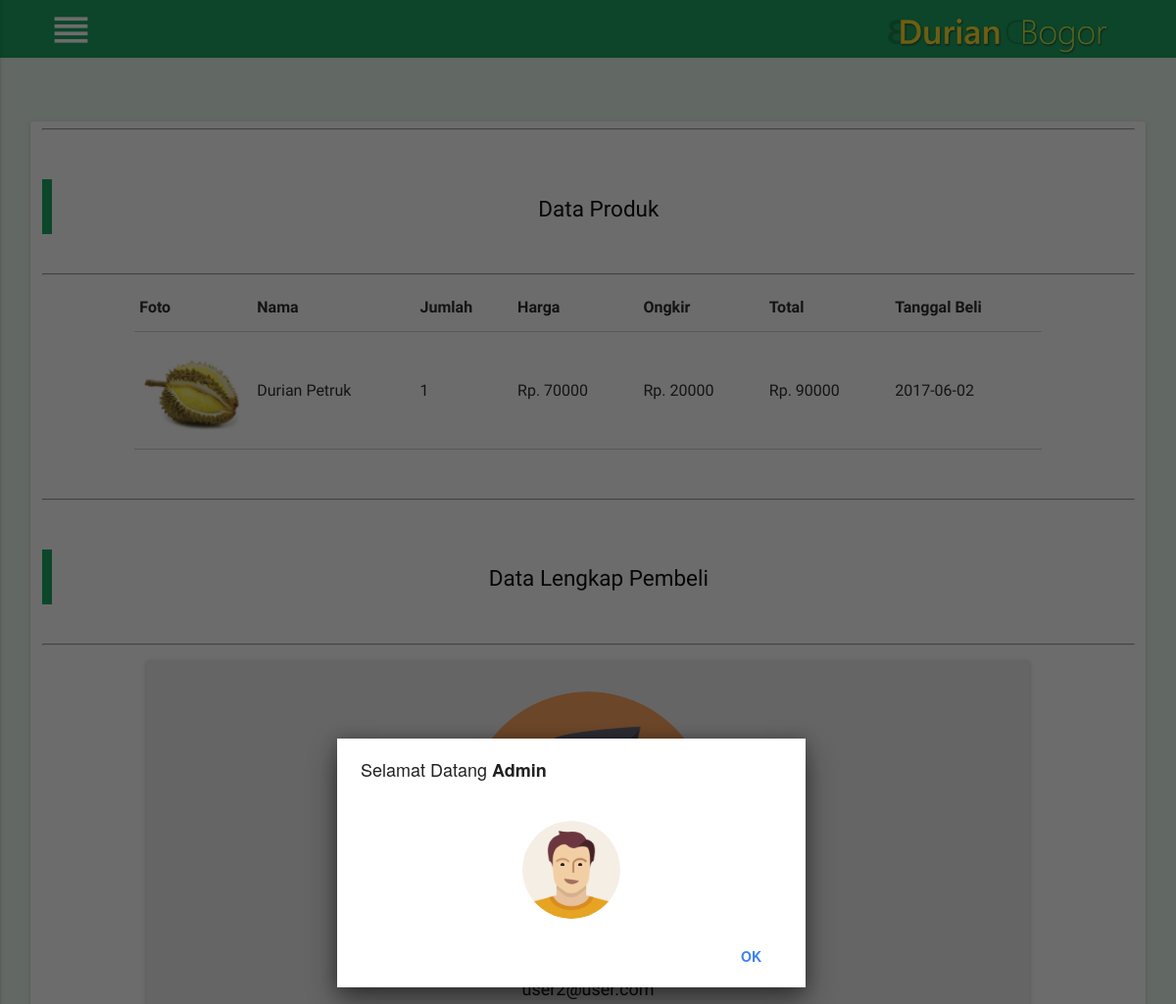
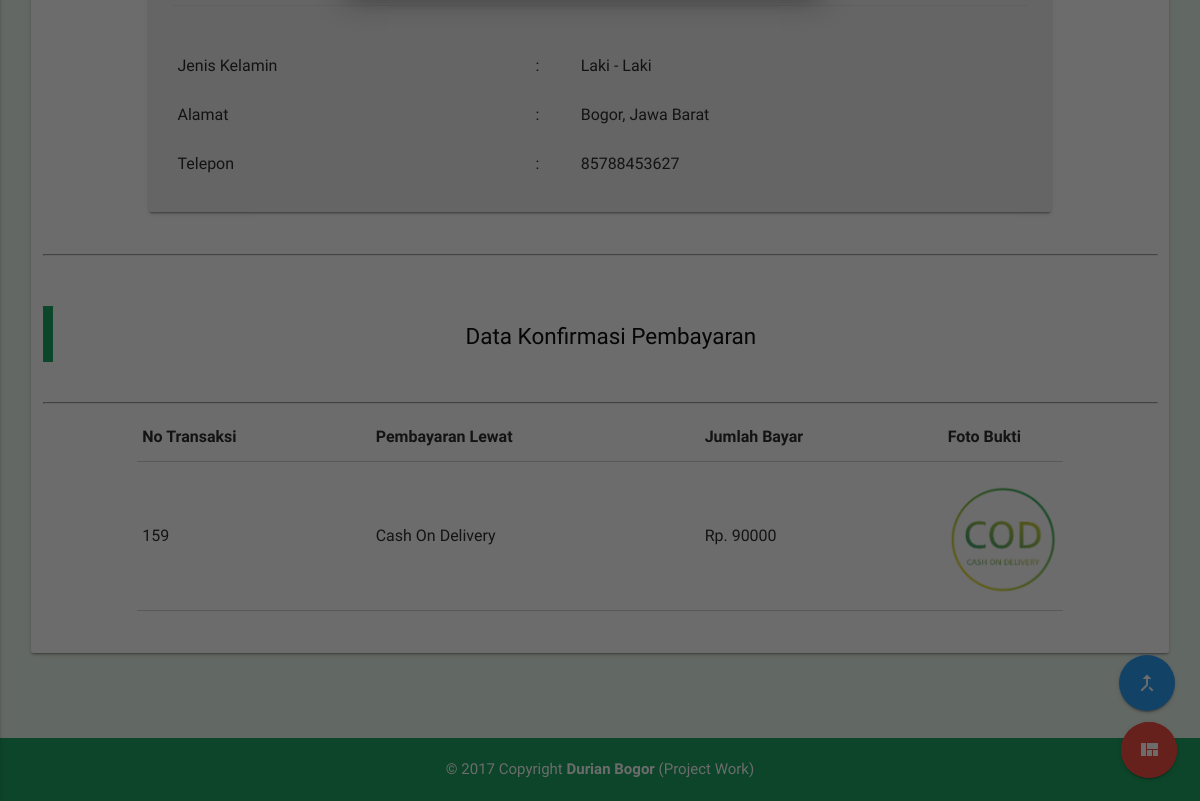
Page /admin/show/show_detail_transaksi?id_transaksi=159 (signed in) on the committed database (2 pictures, top to bottom).
### tables this page shows
CREATE TABLE `tb_transaksi` (
  `id_transaksi` int(20) NOT NULL,
  `id_cart` int(8) NOT NULL,
  `id_produk` int(8) NOT NULL,
  `id_user` int(20) NOT NULL,
  `jumlah` int(10) NOT NULL,
  `total` varchar(20) NOT NULL,
  `tanggal_transaksi` varchar(30) NOT NULL,
  `pembayaran` varchar(20) NOT NULL,
  `status` varchar(30) NOT NULL,
  `foto` varchar(100) NOT NULL,
  `expired` date NOT NULL
);

CREATE TABLE `tb_produk` (
  `id_produk` int(8) NOT NULL,
  `produk` varchar(50) NOT NULL,
  `jenis` varchar(40) NOT NULL,
  `ukuran` varchar(20) NOT NULL,
  `harga` varchar(20) NOT NULL,
  `foto` varchar(100) NOT NULL,
  `stok` int(8) NOT NULL,
  `asal` varchar(20) NOT NULL,
  `tanggal_post` varchar(40) NOT NULL,
  `deskripsi` varchar(100) NOT NULL,
  `terjual` int(8) NOT NULL,
  `view` int(10) NOT NULL
);

CREATE TABLE `tb_user` (
  `id_user` int(20) NOT NULL,
  `name` varchar(100) NOT NULL,
  `password` varchar(100) NOT NULL,
  `jenis_kelamin` varchar(30) NOT NULL,
  `email` varchar(50) NOT NULL,
  `alamat` varchar(200) NOT NULL,
  `telepon` varchar(15) NOT NULL,
  `foto` varchar(100) NOT NULL
);

### config/base_url.php (called while the page is built, shortened)
<?php
	$base_url="http://localhost/e-commerce_durianbogor/";
 ?>

### admin/show/show_detail_transaksi.php (the view, shortened to what this page needs)
<?php include'../include/header.php'; ?>
<?php include'../include/nav.php'; ?>
<?php include'../include/back_to_top.php'; ?>
<?php include'../include/icon_action.php'; ?>
<br><br>
<div class="conta" style="min-height:400px;">
    <div class="row">
      <div class="col s12">
        <div class="row white  radius z-depth-1">
          <div class="col s12">
            <div class="row"><hr><br>
              <blockquote>
                <h4 class="black-text center">Data Produk</h4>
              </blockquote>
            </div><hr>
          </div>
          <div class="col s12 m1 l1">
          </div>
          <div class="col s12 m10 black-text">
            <div class="row">
              <table class="bordered responsive-table">
                <thead>
                  <tr>
                    <th>Foto</th>
                    <th>Nama</th>
                    <th>Jumlah</th>
                    <th>Harga</th>
                    <th>Ongkir</th>
                    <th>Total</th>
                    <th>Tanggal Beli</th>
                  </tr>
                </thead>
                <tbody>
                  <?php
                      $id_transaksi=$_GET['id_transaksi'];
    									$query="SELECT
                            tb_transaksi.jumlah,
                            tb_transaksi.total,
                            tb_transaksi.tanggal_transaksi,
                            tb_produk.produk,
                            tb_produk.foto,
                            tb_produk.harga
                            FROM
                            tb_transaksi,
                            tb_produk
                            WHERE
                            tb_transaksi.id_transaksi=$id_transaksi
                            AND
                            tb_transaksi.id_produk=tb_produk.id_produk ";
    									$trans=mysqli_query($con,$query);
    									while($hasil=mysqli_fetch_assoc($trans)):
                        $ongkir=20000;
                   ?>
                  <tr>
                    <td style="width:120px; height:120px;"><img class="materialboxed responsive-img" src="<?php echo $base_url; ?>assets/images/produk/<?php echo $hasil ['foto'];?>"></td>
                    <td><?php echo $hasil['produk']; ?></td>
                    <td><?php echo $hasil['jumlah']; ?></td>
                    <td>Rp. <?php echo $hasil['harga']; ?></td>
                    <?php if ($hasil['total']<100000){ ?>
                      <td>Rp. <?php echo $ongkir; ?></td>
                    <?php } else { ?>
                      <td>Rp. 0</td>
                    <?php } ?>
                    <td>Rp. <?php echo $hasil['total']; ?></td>
                    <td><?php echo $hasil['tanggal_transaksi']; ?></td>
                  </tr>
                  <?php endwhile ?>
                </tbody>
              </table><br>
            </div>
          </div>
          <div class="col s1 m1 l1">
          </div>
          <div class="col s12">
            <div class="row"><hr><br>
              <blockquote>
                <h4 class="black-text center">Data Lengkap Pembeli</h4>
              </blockquote>
            </div><hr>
          </div>
          <div class="col s1 m1 l1">
          </div>
          <div class="col s12 m10 l10 black-text">
            <div class="row">
              <div class="col s12">
                <?php
                    $id_transaksi=$_GET['id_transaksi'];
                    $query="SELECT
                            tb_user.foto,
                            tb_user.name,
                            tb_user.email,
                            tb_user.alamat,
                            tb_user.telepon,
                            tb_user.jenis_kelamin
                            FROM
                            tb_transaksi,
                            tb_user
                            WHERE
                            tb_transaksi.id_transaksi=$id_transaksi
                            AND
                            tb_transaksi.id_user=tb_user.id_user ";
                    $trans=mysqli_query($con,$query);
                    while($hasil=mysqli_fetch_assoc($trans)):
                 ?>
                <div class="card-panel grey lighten-3">
                  <center><a href="#!user"><img class="materialboxed responsive-img circle" src="<?php echo $base_url; ?>assets/images/user/<?php echo $hasil ['foto'];?>"></a></center>
                  <center><h5><a href="#!name"><span class="black-text name"><?php echo $hasil['name']; ?></span></a></h5></center>
                  <center><h5><a href="#!email"><span class="black-text email"><?php echo $hasil['email']; ?></span></a></h5></center>
                  <div class="divider"></div><br>
                  <table>
                    <tbody>
                      <tr>
                        <h5 class="black-text"><td>Jenis Kelamin</td> <td>:</td> <td><?php echo $hasil['jenis_kelamin']; ?></td></h5>
                      </tr>
                      <tr>
                        <h5 class="black-text"><td>Alamat</td> <td>:</td> <td><?php echo $hasil['alamat']; ?></td></h5>
                      </tr>
                      <tr>
                        <h5 class="black-text"><td>Telepon</td> <td>:</td> <td><?php echo $hasil['telepon']; ?></td></h5>
                      </tr>
                    </tbody>
                  </table>
                </div>
              <?php endwhile ?>
              </div>
            </div>
          </div>
          <div class="col m1 l1">
          </div>
          <div class="col s12">
            <div class="row"><hr><br>
              <blockquote>
                <h4 class="black-text center">Data Konfirmasi Pembayaran</h4>
              </blockquote>
            </div><hr>
          </div>
          <div class="col s1 m1 l1">
          </div>
          <div class="col s12 m10 black-text">
            <div class="row">
            <table class="bordered responsive-table">
              <thead>
                <tr>
                  <th>No Transaksi</th>
                  <th>Pembayaran Lewat</th>
                  <th>Jumlah Bayar</th>
                  <th>Foto Bukti</th>
                  </tr>
                </thead>
                <tbody>
                  <?php
                      $id_transaksi=$_GET['id_transaksi'];
                      $query="SELECT
                              tb_transaksi.id_transaksi,
                              tb_transaksi.pembayaran,
                              tb_transaksi.total,
                              tb_transaksi.foto
                              FROM
                              tb_transaksi
                              WHERE tb_transaksi.id_transaksi=$id_transaksi";
                      $trans=mysqli_query($con,$query);
                      while($hasil=mysqli_fetch_assoc($trans)):
                   ?>
                  <tr>
                    <td><?php echo $hasil['id_transaksi']; ?></td>
                    <td><?php echo $hasil['pembayaran']; ?></td>
                    <td>Rp. <?php echo $hasil['total']; ?></td>
                    <?php if($hasil['pembayaran']=="Cash On Delivery"){ ?>
                      <td style="width:120px; height:120px;"><img class="materialboxed responsive-img" src="<?php echo $base_url; ?>assets/images/contact/cod.png"></td>
                  <?php } ?>
                <?php endwhile ?>
                </tbody>
              </table><br>
            </div>
          </div>
          <div class="col m1 l1">
          </div>
      </div>
    </div>
  </div>
</div>
<br><br>
<?php include'../include/footer.php'; ?>

### assets/css/style_backend.css (style rules this page uses)
body { background-color:#e8f5e9 !important; }
.conta { margin: 0 auto; padding-left:20px; padding-right:20px; max-width: 1280px; width: 100%; }
h5 { color:#db4437 !important; font-size:1.20rem; !important; }
h4 { font-size:1.50rem; !important; }
blockquote { padding-left:12px !important; padding:0.3px; border-left: 10px solid #10a45c !important; }
.card-panel { min-height:140px !important; }
.responsive-img { margin-top:8px; width:250px; }
.radius { border-radius:3px !important; }

### assets/css/sweetalert.css (style rules this page uses)
body.stop-scrolling { height: 100%; overflow: hidden; }

### rows in the picture
tb_transaksi: id_produk.foto (picture), id_produk.produk "Durian Petruk", jumlah "1", id_produk.harga "70000", ongkir "20000", total "90000", tanggal_transaksi "2017-06-02", id_transaksi "159", pembayaran "Cash On Delivery"
tb_user: email "user2@user.com", jenis_kelamin "Laki - Laki", alamat "Bogor, Jawa Barat", telepon "85788453627"
